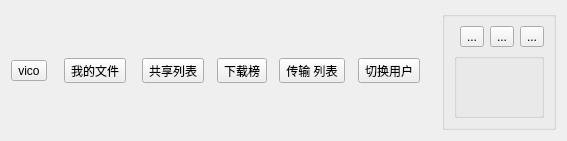
<?xml version="1.0" encoding="UTF-8"?>
<ui version="4.0">
 <class>TopBtnGroup</class>
 <widget class="QWidget" name="TopBtnGroup">
  <property name="geometry">
   <rect>
    <x>0</x>
    <y>0</y>
    <width>567</width>
    <height>141</height>
   </rect>
  </property>
  <property name="windowTitle">
   <string>TopBtnGroup</string>
  </property>
  <layout class="QHBoxLayout" name="horizontalLayout_3">
   <item>
    <layout class="QHBoxLayout" name="horizontalLayout">
     <item>
      <widget class="QToolButton" name="btnUser">
       <property name="text">
        <string>vico</string>
       </property>
       <property name="icon">
        <iconset>
         <normaloff>:/icon/title_user.png</normaloff>:/icon/title_user.png</iconset>
       </property>
       <property name="iconSize">
        <size>
         <width>32</width>
         <height>32</height>
        </size>
       </property>
       <property name="toolButtonStyle">
        <enum>Qt::ToolButtonTextUnderIcon</enum>
       </property>
      </widget>
     </item>
     <item>
      <spacer name="horizontalSpacer_2">
       <property name="orientation">
        <enum>Qt::Horizontal</enum>
       </property>
       <property name="sizeHint" stdset="0">
        <size>
         <width>17</width>
         <height>20</height>
        </size>
       </property>
      </spacer>
     </item>
     <item>
      <widget class="QToolButton" name="btnFile">
       <property name="text">
        <string>我的文件</string>
       </property>
       <property name="icon">
        <iconset>
         <normaloff>:/icon/title_file.png</normaloff>:/icon/title_file.png</iconset>
       </property>
       <property name="iconSize">
        <size>
         <width>32</width>
         <height>32</height>
        </size>
       </property>
       <property name="toolButtonStyle">
        <enum>Qt::ToolButtonTextUnderIcon</enum>
       </property>
      </widget>
     </item>
     <item>
      <spacer name="horizontalSpacer_3">
       <property name="orientation">
        <enum>Qt::Horizontal</enum>
       </property>
       <property name="sizeHint" stdset="0">
        <size>
         <width>17</width>
         <height>20</height>
        </size>
       </property>
      </spacer>
     </item>
     <item>
      <widget class="QToolButton" name="btnShareList">
       <property name="text">
        <string>共享列表</string>
       </property>
       <property name="icon">
        <iconset>
         <normaloff>:/icon/title_file.png</normaloff>:/icon/title_file.png</iconset>
       </property>
       <property name="iconSize">
        <size>
         <width>32</width>
         <height>32</height>
        </size>
       </property>
       <property name="toolButtonStyle">
        <enum>Qt::ToolButtonTextUnderIcon</enum>
       </property>
      </widget>
     </item>
     <item>
      <spacer name="horizontalSpacer_4">
       <property name="orientation">
        <enum>Qt::Horizontal</enum>
       </property>
       <property name="sizeHint" stdset="0">
        <size>
         <width>13</width>
         <height>20</height>
        </size>
       </property>
      </spacer>
     </item>
     <item>
      <widget class="QToolButton" name="btnDownlowdList">
       <property name="text">
        <string>下载榜</string>
       </property>
       <property name="icon">
        <iconset>
         <normaloff>:/icon/title_hot.png</normaloff>:/icon/title_hot.png</iconset>
       </property>
       <property name="iconSize">
        <size>
         <width>32</width>
         <height>32</height>
        </size>
       </property>
       <property name="toolButtonStyle">
        <enum>Qt::ToolButtonTextUnderIcon</enum>
       </property>
      </widget>
     </item>
     <item>
      <spacer name="horizontalSpacer_5">
       <property name="orientation">
        <enum>Qt::Horizontal</enum>
       </property>
       <property name="sizeHint" stdset="0">
        <size>
         <width>13</width>
         <height>20</height>
        </size>
       </property>
      </spacer>
     </item>
     <item>
      <widget class="QToolButton" name="btnUpdateList">
       <property name="text">
        <string>传输 列表</string>
       </property>
       <property name="icon">
        <iconset>
         <normaloff>:/icon/title_data.png</normaloff>:/icon/title_data.png</iconset>
       </property>
       <property name="iconSize">
        <size>
         <width>32</width>
         <height>32</height>
        </size>
       </property>
       <property name="toolButtonStyle">
        <enum>Qt::ToolButtonTextUnderIcon</enum>
       </property>
      </widget>
     </item>
     <item>
      <spacer name="horizontalSpacer_6">
       <property name="orientation">
        <enum>Qt::Horizontal</enum>
       </property>
       <property name="sizeHint" stdset="0">
        <size>
         <width>13</width>
         <height>20</height>
        </size>
       </property>
      </spacer>
     </item>
     <item>
      <widget class="QToolButton" name="btnSwitchUser">
       <property name="text">
        <string>切换用户</string>
       </property>
       <property name="icon">
        <iconset>
         <normaloff>:/icon/title_data.png</normaloff>:/icon/title_data.png</iconset>
       </property>
       <property name="iconSize">
        <size>
         <width>32</width>
         <height>32</height>
        </size>
       </property>
       <property name="toolButtonStyle">
        <enum>Qt::ToolButtonTextUnderIcon</enum>
       </property>
      </widget>
     </item>
    </layout>
   </item>
   <item>
    <spacer name="horizontalSpacer">
     <property name="orientation">
      <enum>Qt::Horizontal</enum>
     </property>
     <property name="sizeHint" stdset="0">
      <size>
       <width>47</width>
       <height>20</height>
      </size>
     </property>
    </spacer>
   </item>
   <item>
    <layout class="QVBoxLayout" name="verticalLayout">
     <item>
      <widget class="QGroupBox" name="toolBtnGroup">
       <property name="title">
        <string/>
       </property>
       <layout class="QVBoxLayout" name="verticalLayout_2">
        <item>
         <layout class="QHBoxLayout" name="horizontalLayout_2">
          <item>
           <widget class="QWidget" name="widget" native="true"/>
          </item>
          <item>
           <widget class="QToolButton" name="btnHint">
            <property name="text">
             <string>...</string>
            </property>
            <property name="icon">
             <iconset>
              <normaloff>:/icon/zuixiaohua_1.png</normaloff>:/icon/zuixiaohua_1.png</iconset>
            </property>
           </widget>
          </item>
          <item>
           <widget class="QToolButton" name="btnMax">
            <property name="text">
             <string>...</string>
            </property>
            <property name="icon">
             <iconset>
              <normaloff>:/icon/zuidahua_1.png</normaloff>:/icon/zuidahua_1.png</iconset>
            </property>
           </widget>
          </item>
          <item>
           <widget class="QToolButton" name="btnClose">
            <property name="text">
             <string>...</string>
            </property>
            <property name="icon">
             <iconset>
              <normaloff>:/icon/guanbi.png</normaloff>:/icon/guanbi.png</iconset>
            </property>
           </widget>
          </item>
         </layout>
        </item>
        <item>
         <widget class="QGroupBox" name="groupBox_2">
          <property name="minimumSize">
           <size>
            <width>56</width>
            <height>56</height>
           </size>
          </property>
          <property name="title">
           <string/>
          </property>
         </widget>
        </item>
       </layout>
      </widget>
     </item>
    </layout>
   </item>
  </layout>
 </widget>
 <resources>
  <include location="../resource/resources.qrc"/>
 </resources>
 <connections/>
</ui>
